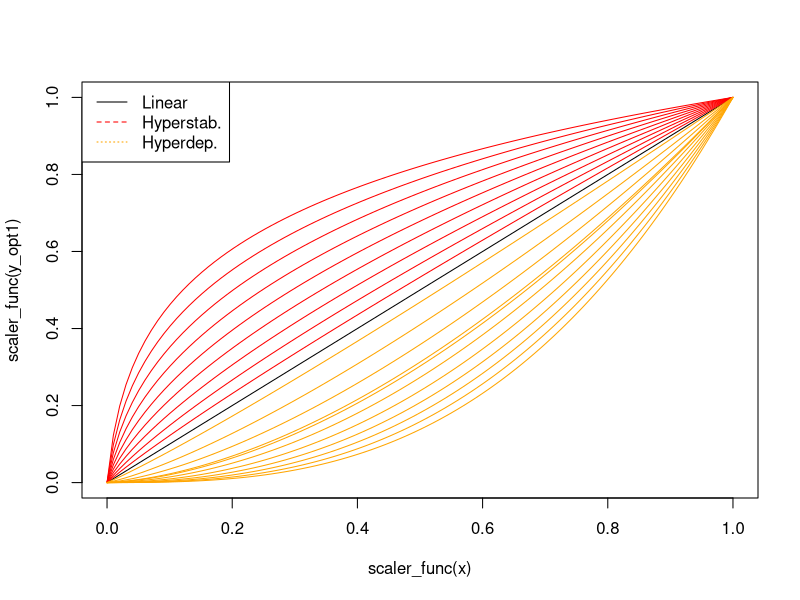

Write the R code that produced this figure.
# non-liear catch scenarios

# SS q option 1 
#  y = q*x
 
x <- 1:100
q = 1
y_opt1 <- x*q
y_opt1

# SS Q-power option 3 formula: y = qx^c
#  q = exp(ln(q_base))
#  x = biomasss
#  c = raising factor
c <- 0.5
y_opt2_0.5 <- q*(x^c)
y_opt_2_1.5 <- q*(x^1.5)
y_opt_2_1.75 <- q*(x^1.75)
y_opt_1_c <- q*(x^1)


scaler_func <- function(x){
  
 y <- (x-min(x))/(max(x)-min(x))
 return(y)
 
}
y_opt_2 <- 
  
stab_vals <- seq(0.1,0.9,0.1) 
inf_vals <- seq(1.1,3,0.2)
plot(x = scaler_func(x), y =scaler_func(y_opt1), type = "l",col = "black")
for(i in 1:length(stab_vals)){
  temp <- q*(x^stab_vals[i])
  lines(x = scaler_func(x), y =scaler_func(temp), col = "red")
  
}
#lines(x = scaler_func(x), y =scaler_func(y_opt_2_1.5), col = "blue")
for(i in 1:length(inf_vals)){
  temp <- q*(x^inf_vals[i])
  lines(x = scaler_func(x), y =scaler_func(temp), col = "orange")
  
}
lines(x = scaler_func(x), y =scaler_func(y_opt_2_1.75), col = "orange")
legend("topleft",legend = c("Linear","Hyperstab.","Hyperdep."), col = c("black","red","orange"),
       lty = c(1,2,3))


